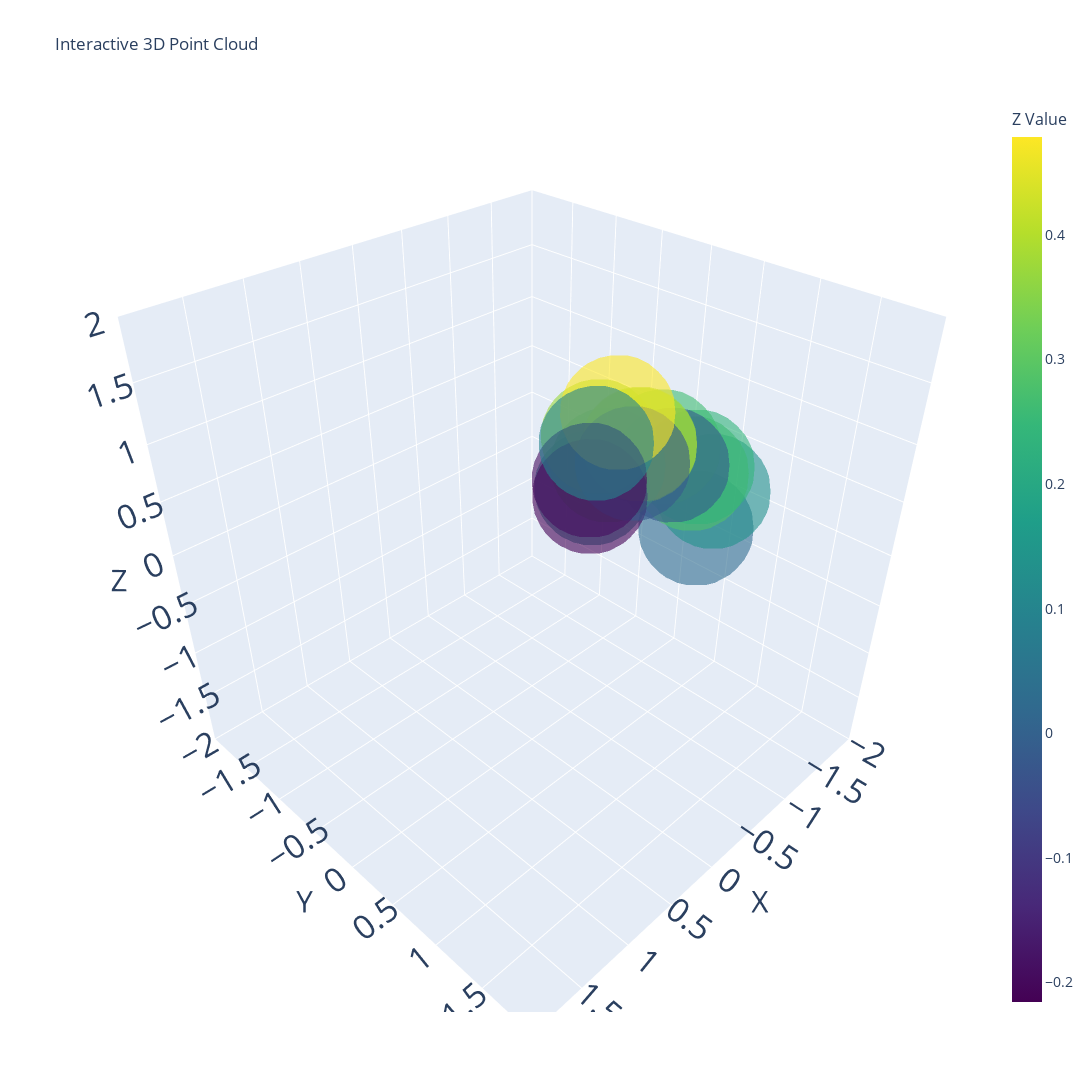

The notebook cell this image was saved under:
### Code cell
plot_3d_points_plotly(world_coordinates_nerds)
world_coordinates_nerds

### Figure 1 — Plotly figure (JSON) as saved in the notebook; plotly's stock layout.template omitted (floating-point values rounded to 4 significant figures)
{"data": [{"marker": {"color": [0.02657, 0.135, 0.2819, 0.2365, 0.2626, -0.01645, 0.3688, 0.1206, 0.2706, 0.3753, 0.372, -0.2157, -0.02152, 0.4785, -0.1934, 0.1024], "colorbar": {"tickfont": {"size": 14}, "title": {"font": {"size": 16}, "text": "Z Value"}}, "colorscale": [[0, "#440154"], [0.1111, "#482878"], [0.2222, "#3e4989"], [0.3333, "#31688e"], [0.4444, "#26828e"], [0.5556, "#1f9e89"], [0.6667, "#35b779"], [0.7778, "#6ece58"], [0.8889, "#b5de2b"], [1, "#fde725"]], "opacity": 0.6, "size": 40, "sizemode": "diameter"}, "mode": "markers", "type": "scatter3d", "x": [-1.193, -1.596, -1.495, -1.676, -1.703, -1.898, -1.436, -0.9422, -1.124, -1.44, -1.296, -1.23, -1.678, -1.588, -1.405, -1.556], "y": [0.6674, 0.5191, 0.3526, 0.2782, -0.1202, -0.1537, -0.1665, -0.2512, -0.2422, -0.1707, -0.5092, -0.5264, -0.4266, -0.553, -0.6943, -0.7597], "z": [0.02657, 0.135, 0.2819, 0.2365, 0.2626, -0.01645, 0.3688, 0.1206, 0.2706, 0.3753, 0.372, -0.2157, -0.02152, 0.4785, -0.1934, 0.1024]}], "layout": {"height": 1600, "scene": {"aspectmode": "cube", "xaxis": {"range": [-2, 2], "tickfont": {"size": 20}, "title": {"font": {"size": 30}, "text": "X"}}, "yaxis": {"range": [-2, 2], "tickfont": {"size": 20}, "title": {"font": {"size": 30}, "text": "Y"}}, "zaxis": {"range": [-2, 2], "tickfont": {"size": 20}, "title": {"font": {"size": 30}, "text": "Z"}}}, "title": {"text": "Interactive 3D Point Cloud"}, "width": 1600}}
